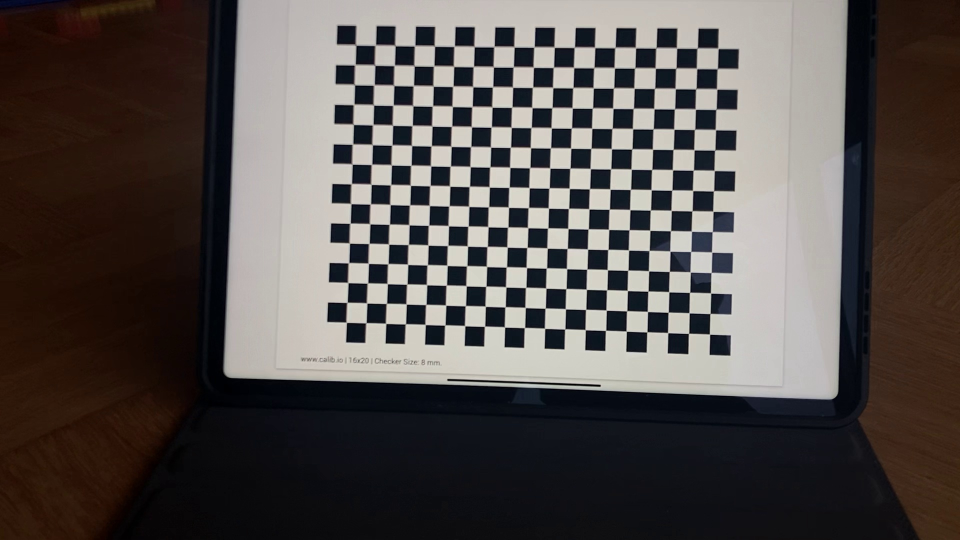
#> input picture LSDP/Lecture4/04_fiducial_markers/input_camera_calibration/image_0520.jpg, 1920 x 1080 px (shown at 1/2 size)
$ python ex09_chessboard_detection.py   (older library calls are emulated)
#> lines starting #> are read from the running program, lines starting #| are printed output that depends on the picture
#> further down, img is the input picture: shape (1080, 1920, 3); mean B, G, R 76.7, 79.3, 85.1
### LSDP/Lecture4/04_fiducial_markers/solutions/corner_detector.py
import cv2
import numpy as np
import MarkerTracker
import math
import time
import collections
from icecream import ic
from peak_enumerator import PeakEnumerator
from typing import List, Dict, Tuple


class ChessBoardCornerDetector:
    def __init__(self):
        self.distance_scale_ratio = 0.1
        self.distance_scale = 50
        self.distance_threshold = 0.13
        self.kernel_size = 45
        self.relative_threshold_level = 0.5
        self.calibration_points = None
        self.centers = None
        self.points_to_examine_queue = None

    def detect_chess_board_corners(self, img, debug=False, *, path_to_image=None, path_to_output_folder=None) -> Tuple[Dict, int, List]:
        try:
            # Calculate corner response
            response = self.calculate_corner_responses(img)
            # print("%8.2f, convolution" % (time.time() - t_start))
            # Localized normalization of responses
            response_relative_to_neighbourhood = self.local_normalization(response, self.distance_scale)
            # print("%8.2f, relative response" % (time.time() - t_start))
            # Threshold responses
            relative_responses_thresholded = self.threshold_responses(response_relative_to_neighbourhood)
            # Locate centers of peaks
            centers = self.locate_centers_of_peaks(relative_responses_thresholded)

            pe = PeakEnumerator(centers)
            selected_center = pe.select_central_peak_location()
            calibration_points = pe.enumerate_peaks()
            self.calibration_points = calibration_points
            # print("%8.2f, grid mapping" % (time.time() - t_start))
            # write output images if debug is True
        except Exception as e:
            ic(e)
        if debug:
            # Make output folders
            path_to_output_response_folder = path_to_output_folder / '1_response'
            path_to_output_response_folder.mkdir(parents=False, exist_ok=True)
            path_to_output_response_neighbourhood_folder = path_to_output_folder / '2_respond_relative_to_neighbourhood'
            path_to_output_response_neighbourhood_folder.mkdir(parents=False, exist_ok=True)
            path_to_output_response_threshold_folder = path_to_output_folder / '3_relative_response_thresholded'
            path_to_output_response_threshold_folder.mkdir(parents=False, exist_ok=True)
            path_to_output_located_centers_folder = path_to_output_folder / '4_located_centers'
            path_to_output_located_centers_folder.mkdir(parents=False, exist_ok=True)
            path_to_output_local_maxima_folder = path_to_output_folder / '5_local_maxima'
            path_to_output_local_maxima_folder.mkdir(parents=False, exist_ok=True)
            # Write debug images
            path_response_1 = path_to_output_response_folder / (path_to_image.stem + '_response.png')
            cv2.imwrite(str(path_response_1), response * 255 / np.max(response[:]))
            path_response_2 = path_to_output_response_neighbourhood_folder / (path_to_image.stem + '_response_relative_to_neighbourhood.png')
            cv2.imwrite(str(path_response_2), response_relative_to_neighbourhood * 255)
            path_response_3 = path_to_output_response_threshold_folder / (path_to_image.stem + '_relative_responses_thresholded.png')
            cv2.imwrite(str(path_response_3), relative_responses_thresholded)
            located_centers = self.show_detected_points(img, centers)
            path_response_4 = path_to_output_located_centers_folder / (path_to_image.stem + '_located_centers.png')
            cv2.imwrite(str(path_response_4), located_centers)
            canvas = self.show_detected_calibration_points(img, self.calibration_points)
            cv2.circle(canvas, tuple(selected_center.astype(int)), 10, (0, 0, 255), -1)
            path_local_max = path_to_output_local_maxima_folder / (path_to_image.stem + '_local_maxima.png')
            cv2.imwrite(str(path_local_max), canvas)
        # Detect image covered
        percentage_image_covered = self.image_coverage(calibration_points, img)
        # How straight are the points?
        stats = self.statistics(calibration_points)
        return self.calibration_points, percentage_image_covered, stats

        # Not necessary to output the images when we just want the statistics after undistorting
    # [42 lines left out: function make_statistics, not called in this run]

    def calculate_corner_responses(self, img):
        locator = MarkerTracker.MarkerTracker(order=2, kernel_size=self.kernel_size, scale_factor=40)
        greyscale_image = cv2.cvtColor(img, cv2.COLOR_BGR2GRAY)
        response = locator.apply_convolution_with_complex_kernel(greyscale_image)
        return response

    def local_normalization(self, response, neighbourhoodsize):
        _, max_val, _, _ = cv2.minMaxLoc(response)
        response_relative_to_neighbourhood = self.peaks_relative_to_neighbourhood(response, neighbourhoodsize, 0.05 * max_val)
        return response_relative_to_neighbourhood

    def threshold_responses(self, response_relative_to_neighbourhood):
        _, relative_responses_thresholded = cv2.threshold(response_relative_to_neighbourhood, self.relative_threshold_level, 255, cv2.THRESH_BINARY)
        return relative_responses_thresholded

    def locate_centers_of_peaks(self, relative_responses_thresholded):
        contours, t1 = cv2.findContours(np.uint8(relative_responses_thresholded), cv2.RETR_TREE, cv2.CHAIN_APPROX_SIMPLE)
        centers = []
        for contour in contours:
            val = self.get_center_of_mass(contour)

            area = cv2.contourArea(contour)
            if area > 0:
                perimeter = cv2.arcLength(contour, closed = True)
                measure = 4 * np.pi * area / (perimeter * perimeter)
                if measure > 0.6:
                    centers.append(val)
        return centers

    def show_detected_points(self, img, points):
        canvas = img.copy()
        for point in points:
            x = int(point[0])
            y = int(point[1])
            cv2.circle(canvas, (x, y), int(self.kernel_size / 2), (0, 0, 255), 2)

        return canvas

    def show_detected_calibration_points(self, img, calibration_points):
        canvas = img.copy()
        for x_index, temp in calibration_points.items():
            for y_index, cal_point in temp.items():
                line_width = 1 + int(self.kernel_size / 100)
                cv2.circle(canvas, tuple(cal_point.astype(int)), int(self.kernel_size / 2), (0, 255 * (y_index % 2), 255 * (x_index % 2)), line_width)

                if x_index + 1 in self.calibration_points:
                    if y_index + 1 in self.calibration_points[x_index + 1]:
                        other_corner = self.calibration_points[x_index + 1][y_index + 1]
                        alpha = 0.3
                        p1 = alpha * cal_point + (1-alpha) * other_corner
                        p2 = (1 - alpha) * cal_point + alpha * other_corner
                        cv2.line(canvas,
                                 tuple(p1.astype(int)),
                                 tuple(p2.astype(int)),
                                 (0, 0, 255),
                                 line_width)
                if x_index + 1 in self.calibration_points:
                    if y_index - 1 in self.calibration_points[x_index + 1]:
                        other_corner = self.calibration_points[x_index + 1][y_index - 1]
                        alpha = 0.3
                        p1 = alpha * cal_point + (1-alpha) * other_corner
                        p2 = (1 - alpha) * cal_point + alpha * other_corner
                        cv2.line(canvas,
                                 tuple(p1.astype(int)),
                                 tuple(p2.astype(int)),
                                 (0, 0, 255),
                                 line_width)
        return canvas

    @staticmethod
    def distance_to_ref(ref_point):
        return lambda c: ((c[0] - ref_point[0]) ** 2 + (c[1] - ref_point[1]) ** 2) ** 0.5

    @staticmethod
    def get_center_of_mass(contour):
        m = cv2.moments(contour)
        if m["m00"] > 0:
            cx = m["m10"] / m["m00"]
            cy = m["m01"] / m["m00"]
            result = np.array([cx, cy])
        else:
            result = np.array([contour[0][0][0], contour[0][0][1]])
        return result

    def peaks_relative_to_neighbourhood(self, response, neighbourhoodsize, value_to_add):
        local_min_image = self.minimum_image_value_in_neighbourhood(response, neighbourhoodsize)
        local_max_image = self.maximum_image_value_in_neighbourhood(response, neighbourhoodsize)
        response_relative_to_neighbourhood = (response - local_min_image) / (value_to_add + local_max_image - local_min_image)
        return response_relative_to_neighbourhood

    @staticmethod
    def minimum_image_value_in_neighbourhood(response, neighbourhood_size):
        """
        A fast method for determining the local minimum value in
        a neighbourhood for an entire image.
        """
        kernel_1 = cv2.getStructuringElement(cv2.MORPH_RECT, (3, 3))
        orig_size = response.shape
        for x in range(int(math.log(neighbourhood_size, 2))):
            eroded_response = cv2.morphologyEx(response, cv2.MORPH_ERODE, kernel_1)
            response = cv2.resize(eroded_response, None, fx=0.5, fy=0.5)
        local_min_image_temp = cv2.resize(response, (orig_size[1], orig_size[0]))
        return local_min_image_temp

    @staticmethod
    def maximum_image_value_in_neighbourhood(response, neighbourhood_size):
        """
        A fast method for determining the local maximum value in
        a neighbourhood for an entire image.
        """
        kernel_1 = cv2.getStructuringElement(cv2.MORPH_RECT, (3, 3))
        orig_size = response.shape
        for x in range(int(math.log(neighbourhood_size, 2))):
            eroded_response = cv2.morphologyEx(response, cv2.MORPH_DILATE, kernel_1)
            response = cv2.resize(eroded_response, None, fx=0.5, fy=0.5)
        local_min_image_temp = cv2.resize(response, (orig_size[1], orig_size[0]))
        return local_min_image_temp

    @staticmethod
    def image_coverage(calibration_points, img):
        h = img.shape[0]
        w = img.shape[1]

        # Calculate coverage of detected calibration as
        # a fraction of the image area.
        points = []
        for calibration_point_dict in calibration_points.values():
            for x, y in calibration_point_dict.values():
                points.append((x, y))
        points = np.array(points).reshape(-1, 1, 2).astype(np.float32)
        convexHull = cv2.convexHull(points)
        convexHullArea = cv2.contourArea(convexHull)
        imageArea = h * w
        coverage_ratio = convexHullArea / imageArea
        #ic(coverage_ratio)

        score = np.zeros((10, 10))
        for calibration_point_dict in calibration_points.values():
            for x, y in calibration_point_dict.values():
                (x_bin, x_rem) = divmod(x, w / 10)
                (y_bin, y_rem) = divmod(y, h / 10)
                if x_bin == 10:
                    x_bin = 9
                if y_bin == 10:
                    y_bin = 9
                score[int(x_bin)][int(y_bin)] += 1

        return np.count_nonzero(score)

    @staticmethod
    def shortest_distance(x1, y1, a, b, c):
        d = abs((a * x1 + b * y1 + c)) / (math.sqrt(a * a + b * b))
        return d

    def statistics(self, points):
        # Make a list in which we will return the statistics. This list will be contain two elements, each a tuple.
        # The first tuple is the amount of tested points and average pixel deviation from straight lines for the
        # horizontal points, the second tuple is the same for the vertical points.
        return_list = []
        # Check if the outer key defines the rows or the columns, this is not always the same.
        horizontal = 1 if points[0][0][0] - points[0][1][0] < points[0][0][1] - points[0][1][1] else 0
        # Flip the dictionary so we can do this statistic for horizontal and vertical points.
        flipped = collections.defaultdict(dict)
        for key, val in points.items():
            for subkey, subval in val.items():
                flipped[subkey][key] = subval
        # Make sure that we always have the same order, horizontal first in this case.
        horiz_first = (points, flipped) if horizontal else (flipped, points)
        for index, points_list in enumerate(horiz_first):
            count, som = 0, 0
            for k in points_list.values():
                single_col_x, single_col_y = [], []
                if len(k) > 2:
                    for l in k.values():
                        # for the vertical points, X and Y values are switched because polyfit
                        # does not work (well) for points (almost) vertical points
                        if index == 0:
                            single_col_x.append(l[0])
                            single_col_y.append(l[1])
                        else:
                            single_col_x.append(l[1])
                            single_col_y.append(l[0])
                    # Fit a line through the horizontal or vertical points
                    z = np.polynomial.polynomial.polyfit(single_col_x, single_col_y, 1)
                    # Calculate the distance for each point to the line
                    for x, y in zip(single_col_x, single_col_y):
                        d = self.shortest_distance(x, y, z[1], -1, z[0])
                        count += 1
                        som += d
            if count != 0:
                return_list.append([count, som/count])
            else:
                return_list.append([count, 0])
        return return_list

    @staticmethod
    def extract_corners_and_image_points(calibration_points):
        corners = []
        image_points = []
        for xindex, xvals in calibration_points.items():
            for yindex, yval in xvals.items():
                corners.append([xindex, yindex, 0, 1])
                image_points.append([yval[0], yval[1]])
        corners = np.array(corners)
        image_points = np.array(image_points)
        return corners, image_points

### LSDP/Lecture4/04_fiducial_markers/solutions/MarkerTracker.py
# -*- coding: utf-8 -*-
"""
Marker tracker for locating n-fold edges in images using convolution.

@author: Henrik Skov Midtiby
"""
import cv2
import numpy as np
import math


class MarkerTracker:
    """
    Purpose: Locate a certain marker in an image.
    """

    def __init__(self, order, kernel_size, scale_factor):
        self.kernel_size = kernel_size
        (kernel_real, kernel_imag) = self.generate_symmetry_detector_kernel(order, kernel_size)

        self.order = order
        self.mat_real = kernel_real / scale_factor
        self.mat_imag = kernel_imag / scale_factor

        self.frame_real = None
        self.frame_imag = None
        self.frame_sum_squared = None

    @staticmethod
    def generate_symmetry_detector_kernel(order, kernel_size):
        # type: (int, int) -> numpy.ndarray
        value_range = np.linspace(-1, 1, kernel_size)
        temp1 = np.meshgrid(value_range, value_range)
        kernel = temp1[0] + 1j * temp1[1]

        magnitude = abs(kernel)
        kernel = np.power(kernel, order)
        kernel = kernel * np.exp(-8 * magnitude ** 2)

        return np.real(kernel), np.imag(kernel)

    def apply_convolution_with_complex_kernel(self, frame):
        self.frame_real = frame.copy()
        self.frame_imag = frame.copy()

        # Calculate convolution and determine response strength.
        self.frame_real = cv2.filter2D(self.frame_real, cv2.CV_32F, self.mat_real)
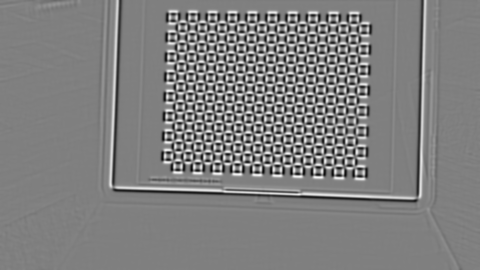
#> self.frame_real: shape (1080, 1920) float32 (shown at 1/4 size); min -14.74, max 14.7, mean -0.000146; drawn with min black and max white
        self.frame_imag = cv2.filter2D(self.frame_imag, cv2.CV_32F, self.mat_imag)
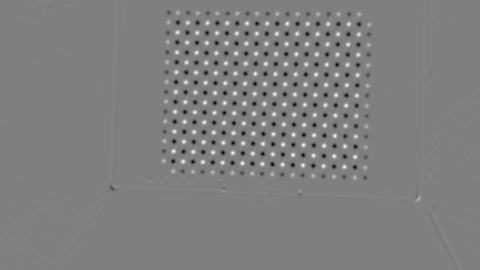
#> self.frame_imag: shape (1080, 1920) float32 (shown at 1/4 size); min -35.24, max 35.22, mean 0; drawn with min black and max white
        frame_real_squared = cv2.multiply(self.frame_real, self.frame_real, dtype=cv2.CV_32F)
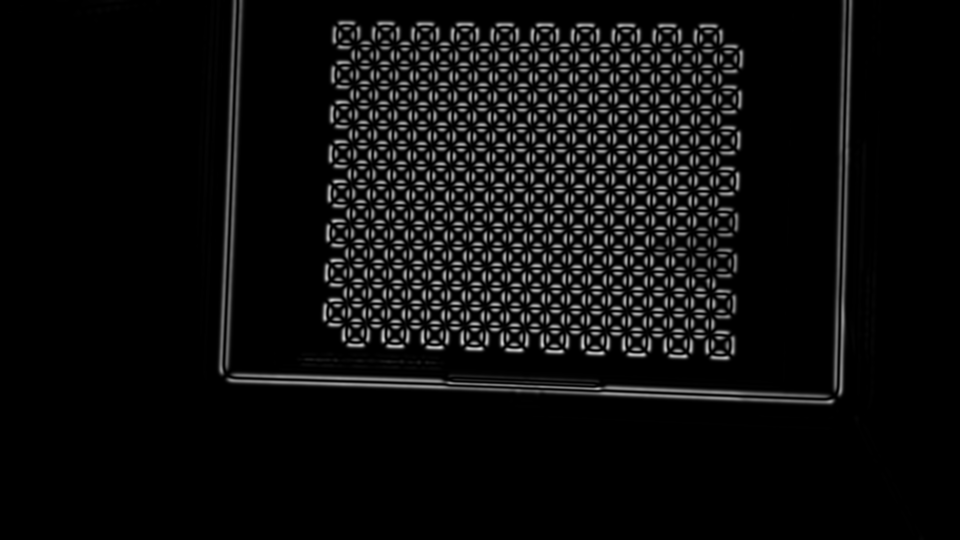
#> frame_real_squared: shape (1080, 1920) float32 (shown at 1/2 size); min 2e-14, max 217.3, mean 13.8
        frame_imag_squared = cv2.multiply(self.frame_imag, self.frame_imag, dtype=cv2.CV_32F)
        self.frame_sum_squared = cv2.add(frame_real_squared, frame_imag_squared, dtype=cv2.CV_32F)
#> (the rest of the program and of its run is left out)
